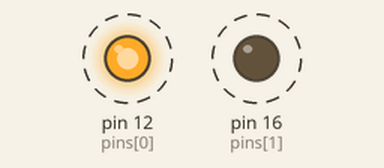
This program was run on a simulated Raspberry Pi (header pin numbers). Parts: output pins drawn as LEDs (lit = HIGH). Dashed ring = blinking.

Above: at 0.2 s.
Timing chart, 0 to 3.0 s (numbered marks = the images above):
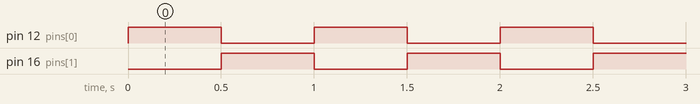

Measured:
- by itself, pin 12 (pins[0]), pin 16 (pins[1]): alternates HIGH for 0.50 s and LOW for 0.50 s

The program:

02rgbled1.py
```python
import time
import RPi.GPIO as GPIO

t = 0.5
pins = [12, 16]

def init():
 GPIO.setmode(GPIO.BOARD)

 for index in range(0, len(pins)):
   GPIO.setup(pins[index], GPIO.OUT)

try:
  init()

  while 1:
    #turn off
    GPIO.output(12, GPIO.HIGH)
    #turn on
    GPIO.output(16, GPIO.LOW)

    time.sleep(t)

    GPIO.output(16, GPIO.HIGH)
    GPIO.output(12, GPIO.LOW)

    time.sleep(t)
finally:
  #clean up all used ports
  GPIO.cleanup()
```
